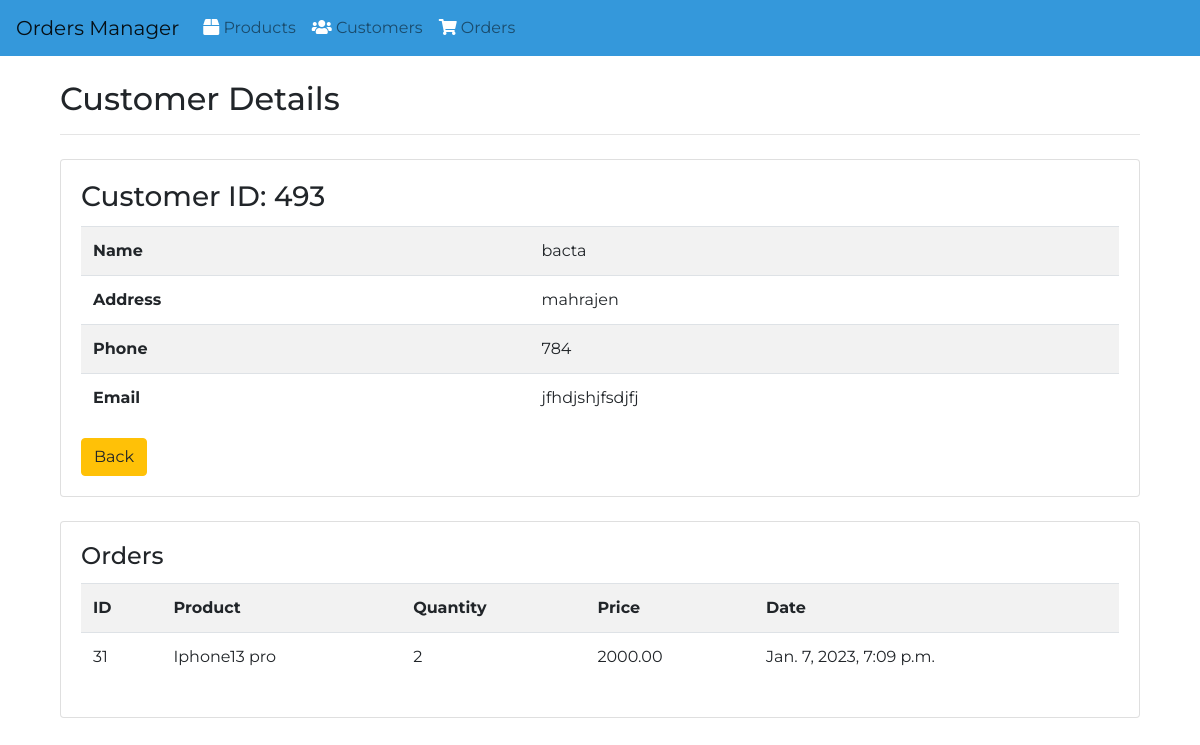
Screenshot of /customers/493/ with the database file from the repository.
### customers/models.py (models this page shows, shortened)
class Customer(models.Model):
    name = models.CharField(max_length=100)
    email = models.EmailField()
    phone = models.CharField(max_length=15)
    address = models.TextField()

### orders/models.py (models this page shows, shortened)
class Order(models.Model):
    STATUS=(
        ('green','Delivred'),
        ('red','Canceled'),
        ('yellow','Wait for confirmation'),
    )
    customer = models.ForeignKey(Customer, on_delete=models.CASCADE)
    product = models.ForeignKey(Product, on_delete=models.CASCADE)
    quantity = models.PositiveIntegerField()
    state = models.CharField(max_length=50,choices=STATUS,default='yellow')
    date_placed = models.DateTimeField(auto_now_add=True)
    date_fulfilled = models.DateTimeField(null=True)
    price = models.DecimalField(max_digits=8, decimal_places=2)

### products/models.py (models this page shows, shortened)
class Product(models.Model):
    name = models.CharField(max_length=100)
    price = models.DecimalField(max_digits=8, decimal_places=2)
    description = models.TextField()

### customers/views.py (the view)
# urls.py: path('customers/<int:pk>/', views.customer_detail, name='customer_detail'),
def customer_detail(request, pk):
    customer = get_object_or_404(Customer, pk=pk)
    orders=Order.objects.filter(customer=customer)
    context ={
        'cs':customer,
        'orders':orders
    }
    return render(request, 'customers/customer_detail.html', context)

### customers/templates/customers/customer_detail.html
{% extends 'customers/base.html' %}
{% block content %}
  <div class="container mt-4">
    <h2>Customer Details</h2>
    <hr>
    <div class="card mt-4">
      <div class="row no-gutters">
        <div class="col-md">
          <div class="card-body">
            <h3 class="card-title">Customer ID: {{cs.id}}</h3>
            <table class="table table-striped">
              <tbody>
                <tr>
                  <th>Name</th>
                  <td>{{cs.name}}</td>
                </tr>
                <tr>
                  <th>Address</th>
                  <td>{{cs.address}}</td>
                </tr>
                <tr>
                  <th>Phone</th>
                  <td>{{cs.phone}}</td>
                </tr>
                <tr>
                  <th>Email</th>
                  <td>{{cs.email}}</td>
                </tr>
              </tbody>
            </table>
            <a href="javascript:history.back()" class="btn btn-warning">Back</a>
          </div>
        </div>
      </div>
    </div>
    <div class="card mt-4">
      <div class="row no-gutters">
        <div class="col-md">
          <div class="card-body">
            <h4 class="card-title">Orders</h4>
            <table class="table table-striped">
              <tbody>
                <tr>
                  <th>ID</th>
                  <th>Product</th>
                  <th>Quantity</th>
                  <th>Price</th>
                  <th>Date</th>
                </tr>
                {% for or in orders %}
                <tr>
                  <td>{{or.id}}</td>
                  <td>{{or.product.name}}</td>
                  <td>{{or.quantity}}</td>
                  <td>{{or.price}}</td>
                  <td>{{or.date_placed}}</td>
                </tr>
                {% endfor %}
              </tbody>
            </table>
          </div>
        </div>
      </div>
    </div>
  </div>
{% endblock %}

### customers/templates/customers/base.html (style rules this page uses)
* { font-family: 'Montserrat', sans-serif; }

### rows the page displays
Customer: id "493", name "bacta", address "mahrajen", phone "784", email "jfhdjshjfsdjfj"
Order: id "31", product.name "Iphone13 pro", quantity "2", price "2000.00", date_placed "Jan. 7, 2023, 7:09 p.m."
